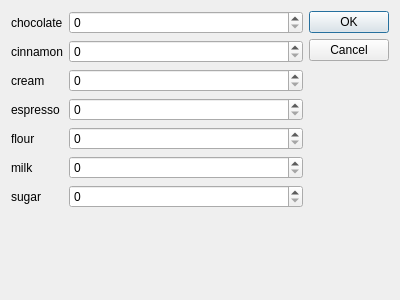
<?xml version="1.0" encoding="UTF-8"?>
<ui version="4.0">
 <class>Dialog_of_delivery</class>
 <widget class="QDialog" name="Dialog_of_delivery">
  <property name="geometry">
   <rect>
    <x>0</x>
    <y>0</y>
    <width>400</width>
    <height>300</height>
   </rect>
  </property>
  <property name="windowTitle">
   <string>Dialog</string>
  </property>
  <layout class="QGridLayout" name="gridLayout">
   <item row="0" column="0">
    <layout class="QFormLayout" name="formLayout">
     <item row="0" column="0">
      <widget class="QLabel" name="label">
       <property name="text">
        <string>chocolate</string>
       </property>
      </widget>
     </item>
     <item row="0" column="1">
      <widget class="QSpinBox" name="chocolate_Box"/>
     </item>
     <item row="1" column="0">
      <widget class="QLabel" name="label_2">
       <property name="text">
        <string>cinnamon</string>
       </property>
      </widget>
     </item>
     <item row="1" column="1">
      <widget class="QSpinBox" name="cinnamon_Box"/>
     </item>
     <item row="2" column="0">
      <widget class="QLabel" name="label_3">
       <property name="text">
        <string>cream</string>
       </property>
      </widget>
     </item>
     <item row="2" column="1">
      <widget class="QSpinBox" name="cream_Box"/>
     </item>
     <item row="3" column="0">
      <widget class="QLabel" name="label_4">
       <property name="text">
        <string>espresso</string>
       </property>
      </widget>
     </item>
     <item row="3" column="1">
      <widget class="QSpinBox" name="espresso_Box"/>
     </item>
     <item row="4" column="0">
      <widget class="QLabel" name="label_5">
       <property name="text">
        <string>flour</string>
       </property>
      </widget>
     </item>
     <item row="4" column="1">
      <widget class="QSpinBox" name="flour_Box"/>
     </item>
     <item row="5" column="0">
      <widget class="QLabel" name="label_6">
       <property name="text">
        <string>milk</string>
       </property>
      </widget>
     </item>
     <item row="5" column="1">
      <widget class="QSpinBox" name="milk_Box"/>
     </item>
     <item row="6" column="0">
      <widget class="QLabel" name="label_7">
       <property name="text">
        <string>sugar</string>
       </property>
      </widget>
     </item>
     <item row="6" column="1">
      <widget class="QSpinBox" name="sugar_Box"/>
     </item>
    </layout>
   </item>
   <item row="0" column="1">
    <widget class="QDialogButtonBox" name="buttonBox">
     <property name="orientation">
      <enum>Qt::Orientation::Vertical</enum>
     </property>
     <property name="standardButtons">
      <set>QDialogButtonBox::StandardButton::Cancel|QDialogButtonBox::StandardButton::Ok</set>
     </property>
    </widget>
   </item>
  </layout>
 </widget>
 <resources/>
 <connections>
  <connection>
   <sender>buttonBox</sender>
   <signal>accepted()</signal>
   <receiver>Dialog_of_delivery</receiver>
   <slot>accept()</slot>
   <hints>
    <hint type="sourcelabel">
     <x>248</x>
     <y>254</y>
    </hint>
    <hint type="destinationlabel">
     <x>157</x>
     <y>274</y>
    </hint>
   </hints>
  </connection>
  <connection>
   <sender>buttonBox</sender>
   <signal>rejected()</signal>
   <receiver>Dialog_of_delivery</receiver>
   <slot>reject()</slot>
   <hints>
    <hint type="sourcelabel">
     <x>316</x>
     <y>260</y>
    </hint>
    <hint type="destinationlabel">
     <x>286</x>
     <y>274</y>
    </hint>
   </hints>
  </connection>
 </connections>
</ui>
